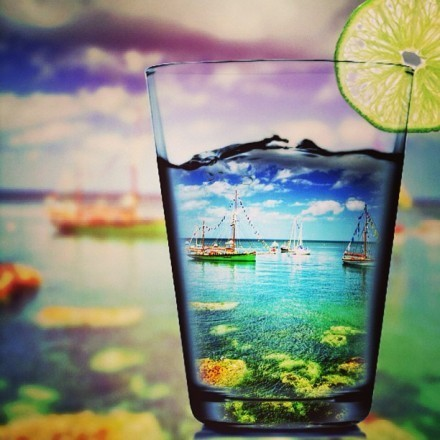
//> input picture opencv3-beginning/images/material01.jpg, 440 x 440 px
$ ./HSHistogram   (built with g++ and OpenCV 4)
//> lines starting //> are read from the running program, lines starting //| are printed output that depends on the picture
#include <opencv2/core.hpp>
#include <opencv2/highgui.hpp>
#include <opencv2/imgproc.hpp>
using namespace cv;

#include <iostream>

int main()
{
    Mat image = imread("../images/material01.jpg");
//> image is the input picture: 440 rows x 440 cols, CV_8UC3; mean B, G, R 128.3, 143.8, 137.1
    cvtColor(image, image, COLOR_BGR2HSV);
//> image: 440 rows x 440 cols, CV_8UC3; mean H, S, V 68.3, 86.9, 160.4
    imshow("Original Image", image);
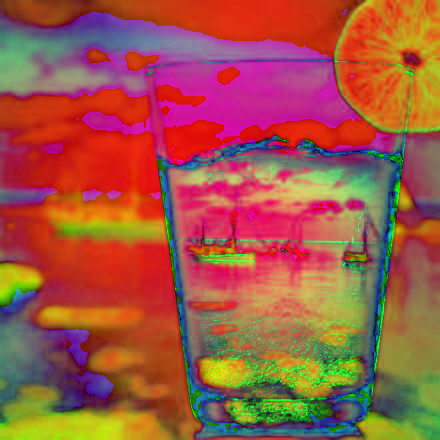
//> window 'Original Image': 440 rows x 440 cols, CV_8UC3; mean B, G, R 68.3, 86.9, 160.4

    MatND hist;
    int hueSize = 30;
    int saturationSize = 32;
    float hueRanges[] = {0.0, 180.0};
    float saturationRanges[] = {0.0, 256.0};
    int channels[] = {0, 1};
    int histSize[] = {hueSize, saturationSize};
    const float *ranges[] = {hueRanges, saturationRanges};

    calcHist(&image,
             1,
             channels,
             Mat(),
             hist,
             2,
             histSize,
             ranges);
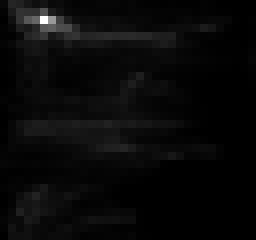
//> hist: 30 rows x 32 cols, CV_32FC1 (shown 8 times larger); min 0, max 5610, mean 201.7; drawn with min black and max white

    double maxValue;
    minMaxLoc(hist, NULL, &maxValue);
//> maxValue = 5610
    std::cout << maxValue << std::endl;
//| 5610

    int scale = 10;
    Mat histImg(saturationSize * scale, hueSize * scale, CV_8U, Scalar::all(255));

    for (int hue = 0; hue < hueSize; ++hue) {
        for (int saturation = 0; saturation < saturationSize; ++saturation) {
            float binValue = hist.at<float>(hue, saturation);
            int intensity  = static_cast<int>(binValue * 255 / maxValue);

            rectangle(histImg, Point(hue * scale, saturation * scale),
                      Point((hue + 1) * scale - 1, (saturation + 1) * scale - 1),
                      Scalar(intensity), FILLED);
        }
    }
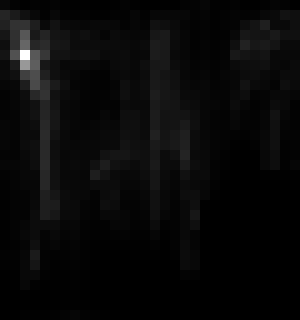
//> histImg: 320 rows x 300 cols, CV_8UC1; min 0, max 255, mean 8.8

    imshow("H-S Histogram", histImg);

    waitKey();
    return 0;
}
